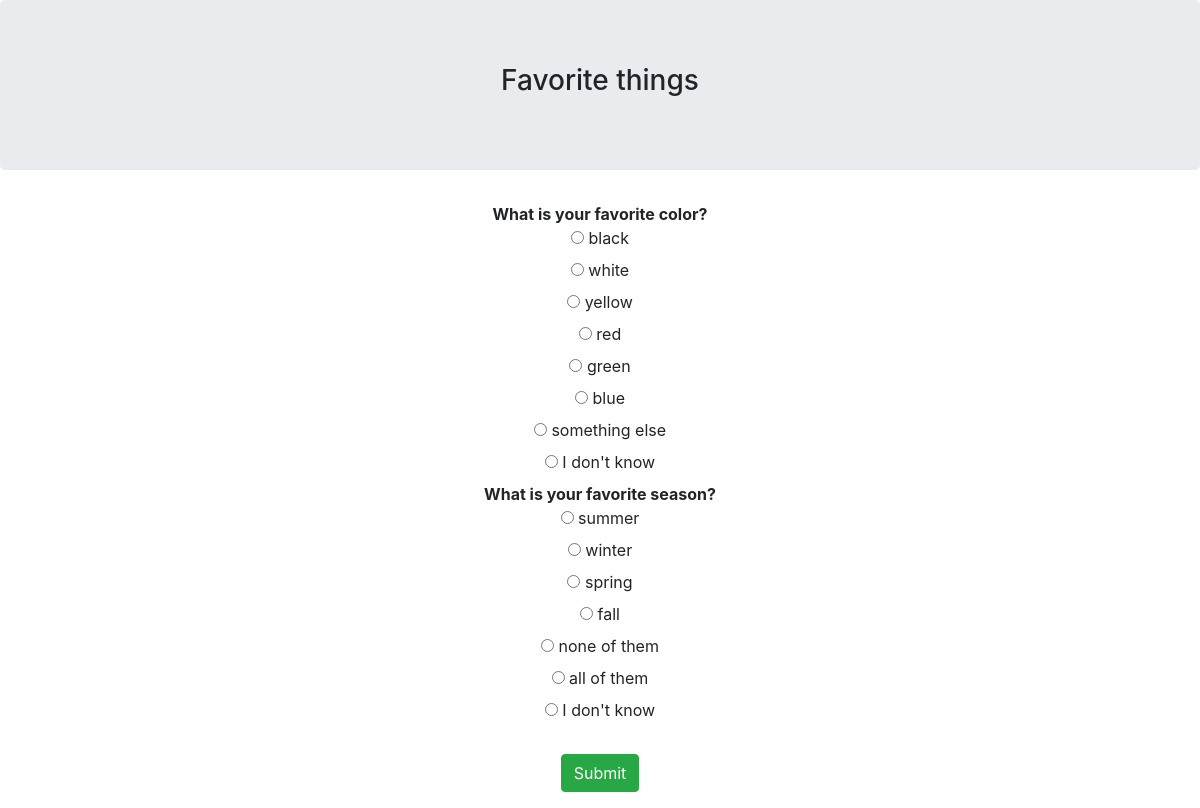
Page /survey/survey_load/17/ on the committed database.
### survey/models.py (models this page shows)
class Survey(models.Model):
    title = models.CharField(max_length=100)

class Question(models.Model):
    question_text = models.CharField(max_length=1000)
    survey = models.ForeignKey(Survey, on_delete = models.CASCADE)

class Choice(models.Model):
    choice_text = models.CharField(max_length=1000)
    question = models.ForeignKey(Question, on_delete = models.CASCADE)

### survey/views.py (the view)
# urls.py: path('survey_load/<int:survey_id>/', views.survey_view, name="survey-view"),
def survey_view(request, survey_id = None):
    try:
        survey = Survey.objects.get(id = survey_id)
        questions = survey.question_set.all()
        ctx = {
           'survey':survey,
           'questions':questions,
          }
    except:
        error_message = "Survey #" + str(survey_id) + " not found"
        return render(request,'error.html',{'message':error_message})
    return render(request,'survey-view.html',ctx)

### survey/templates/survey-view.html (shortened to what this page needs)
<html>
    <head>
        <link rel="stylesheet" href="https://stackpath.bootstrapcdn.com/bootstrap/4.3.1/css/bootstrap.min.css">
    </head>
<body>
<div class="jumbotron text-center">
<h3>{{survey.title}}</h3>
</div>
<div class="container text-center">
    <form action="{% url 'fill-survey' %}" method="post">
        {% for question in questions %}
            <div class="text-center">
                <b>{{ question.question_text }}</b>
            </div>
            <div>
                {% for choice in question.choice_set.all %}
                    <label class="radio inline">
                        <input type="radio" name="question{{question.id}}" value="{{choice.id}}">
                        {{choice.choice_text}}
                    </label>
                    <br />
                {% endfor %}
            </div>
        {% endfor %}
        <br />
        <input type="submit" class="btn btn-success" value="Submit">
    </form>
</div>
</body>
</html>

### rows in the picture
Survey: title "Favorite things"
Question: question_text "What is your favorite color?"
Choice: choice_text "black"
Choice: choice_text "white"
Choice: choice_text "yellow"
Choice: choice_text "red"
Choice: choice_text "green"
Choice: choice_text "blue"
Choice: choice_text "something else"
Choice: choice_text "I don't know"
Question: question_text "What is your favorite season?"
Choice: choice_text "summer"
Choice: choice_text "winter"
Choice: choice_text "spring"
Choice: choice_text "fall"
Choice: choice_text "none of them"
Choice: choice_text "all of them"
Choice: choice_text "I don't know"
